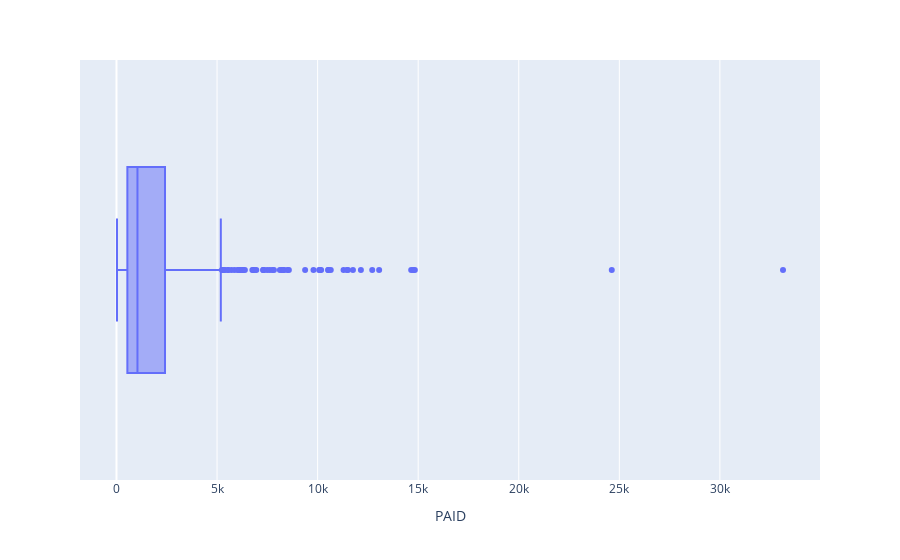

Source (notebook cell):
### Code cell
# boxplot

### Figure 1 — Plotly figure (JSON) as saved in the notebook; plotly's stock layout.template omitted (floating-point values rounded to 4 significant figures; data arrays with more than 128 entries replaced by an {"elided": "..."} marker saying what was removed)
{"data": [{"alignmentgroup": "True", "hovertemplate": "PAID=%{x}<extra></extra>", "legendgroup": "", "marker": {"color": "#636efa"}, "name": "", "notched": false, "offsetgroup": "", "orientation": "h", "showlegend": false, "type": "box", "x": {"elided": "500 float values"}, "x0": " ", "xaxis": "x", "y0": " ", "yaxis": "y"}], "layout": {"boxmode": "group", "legend": {"tracegroupgap": 0}, "margin": {"t": 60}, "xaxis": {"anchor": "y", "domain": [0, 1], "title": {"text": "PAID"}}, "yaxis": {"anchor": "x", "domain": [0, 1]}}}
